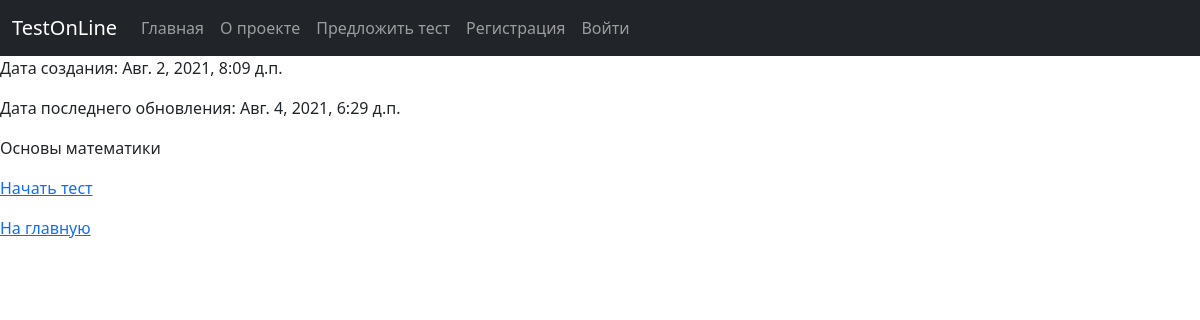
The app's page /quiz/1/ with its own data.
### quiz/models.py (models this page shows, shortened)
class Quiz(models.Model):
    name = models.CharField(max_length=300, verbose_name='Название')
    subject = models.CharField(max_length=120, verbose_name='Тематика')
    created_date = models.DateTimeField(auto_now_add=True, verbose_name='Дата создания')
    update_at = models.DateTimeField(auto_now=True, verbose_name='Дата редактирования')
    class Meta:
        verbose_name = 'Тесты'
        verbose_name_plural = 'Тесты'
        ordering = ['-created_date', 'subject']

### quiz/views.py (the view)
# urls.py: path('quiz/<int:pk>/', QuizView.as_view(), name='quiz'),
class QuizView(View):
    def get(self, request, pk):
        quiz = Quiz.objects.get(id=pk)
        return render(request, 'quiz/quiz.html', {'quiz': quiz, 'menu': MENU})

### quiz/templates/quiz/quiz.html (shortened to what this page needs)
{% extends 'quiz/general.html' %}
{% block content %}
  <p>Дата создания: {{ quiz.created_date }}</p>
  <p>Дата последнего обновления: {{ quiz.update_at }}</p>
  <p>{{ quiz.name }}</p>
  <p><a href="{% url 'passing' %}?quiz_pk={{ quiz.pk }}">Начать тест</a></p>
  <p><a href="{% url 'index' %}">На главную</a> </p>
{% endblock %}

### records on screen
Quiz: created_date "Авг. 2, 2021, 8:09 д.п.", update_at "Авг. 4, 2021, 6:29 д.п.", name "Основы математики"

### other values on screen
{{ el.title }} "Главная" "О проекте" "Предложить тест"
